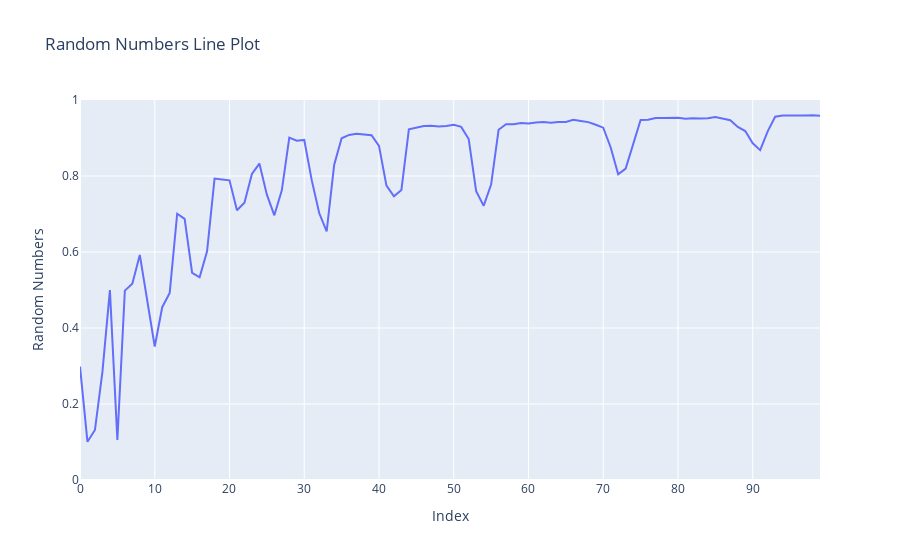

Notebook code for this chart:
### Code cell
import numpy as np
import plotly.graph_objects as go

# Generate random numbers
random_numbers = np.array([])
for i in range(5):
    if i == 4:
        random_numbers = np.concatenate((random_numbers, np.random.uniform(0.1+i*0.03, 0.19+i*0.02, 20)), axis=0)
    else:
        random_numbers = np.concatenate((random_numbers, np.random.uniform(0.1+i*0.03, 0.15+i*0.02, 20)), axis=0)

# Create x-axis (indices)
x = np.arange(len(random_numbers))

# Create a line plot
fig = go.Figure()
fig.add_trace(go.Scatter(x=x, y=acc, mode='lines', name='Random Numbers'))
fig.update_layout(yaxis=dict(range=[0, 1.0]))
# Set plot layout
fig.update_layout(
    title='Random Numbers Line Plot',
    xaxis_title='Index',
    yaxis_title='Random Numbers',
)

# Show the plot
fig.show()

### Figure 1 — Plotly figure (JSON) as saved in the notebook; plotly's stock layout.template omitted (floating-point values rounded to 4 significant figures)
{"data": [{"mode": "lines", "name": "Random Numbers", "type": "scatter", "x": [0, 1, 2, 3, 4, 5, 6, 7, 8, 9, 10, 11, 12, 13, 14, 15, 16, 17, 18, 19, 20, 21, 22, 23, 24, 25, 26, 27, 28, 29, 30, 31, 32, 33, 34, 35, 36, 37, 38, 39, 40, 41, 42, 43, 44, 45, 46, 47, 48, 49, 50, 51, 52, 53, 54, 55, 56, 57, 58, 59, 60, 61, 62, 63, 64, 65, 66, 67, 68, 69, 70, 71, 72, 73, 74, 75, 76, 77, 78, 79, 80, 81, 82, 83, 84, 85, 86, 87, 88, 89, 90, 91, 92, 93, 94, 95, 96, 97, 98, 99], "y": [0.2985, 0.1004, 0.1316, 0.2845, 0.4996, 0.1055, 0.4984, 0.5163, 0.5924, 0.4747, 0.3512, 0.4547, 0.4924, 0.7006, 0.6871, 0.5452, 0.5334, 0.6018, 0.7931, 0.7909, 0.7885, 0.71, 0.7297, 0.8052, 0.8327, 0.751, 0.6965, 0.7623, 0.9008, 0.8931, 0.895, 0.7891, 0.7026, 0.6544, 0.8288, 0.8992, 0.908, 0.911, 0.9089, 0.9074, 0.8793, 0.7747, 0.7466, 0.7632, 0.9228, 0.9275, 0.9314, 0.9324, 0.9302, 0.9314, 0.9348, 0.9292, 0.8973, 0.7599, 0.7216, 0.7774, 0.9217, 0.9364, 0.9364, 0.9392, 0.9383, 0.9408, 0.9423, 0.9404, 0.9422, 0.9419, 0.9478, 0.9449, 0.9418, 0.935, 0.9272, 0.8751, 0.8044, 0.8197, 0.8804, 0.9476, 0.9481, 0.9526, 0.9527, 0.9537, 0.9531, 0.9507, 0.9523, 0.9513, 0.952, 0.9551, 0.9513, 0.9468, 0.9292, 0.9182, 0.8859, 0.8681, 0.9177, 0.9559, 0.9594, 0.9587, 0.9587, 0.9589, 0.9601, 0.9583]}], "layout": {"title": {"text": "Random Numbers Line Plot"}, "xaxis": {"title": {"text": "Index"}}, "yaxis": {"range": [0, 1], "title": {"text": "Random Numbers"}}}}
